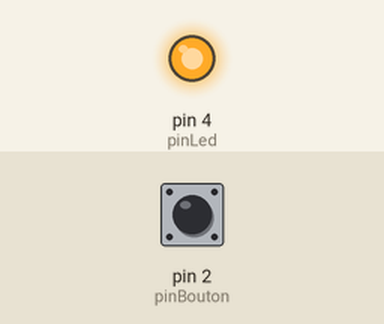
This sketch was run on a simulated Arduino Uno, built with avr-gcc and run on an emulated ATmega328P. On the bench: output pins drawn as LEDs (lit = HIGH). The inputs (shaded band) are chosen by the test bench; at power-on: pin 2 (pinBouton) HIGH.

Above: at 1.2 s.
1.3 s: pin 2 (pinBouton) pulled LOW for 0.25 s
At 2.3 s:
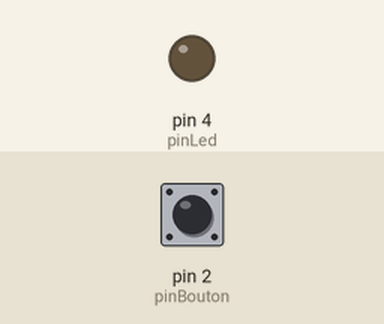
3.1 s: pin 2 (pinBouton) pulled LOW for 1 s
At 5.4 s:
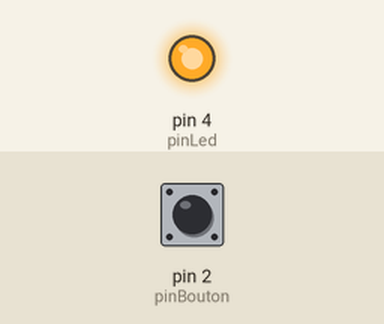
5.7 s: pin 2 (pinBouton) pulled LOW for 3.2 s
At 10.4 s:
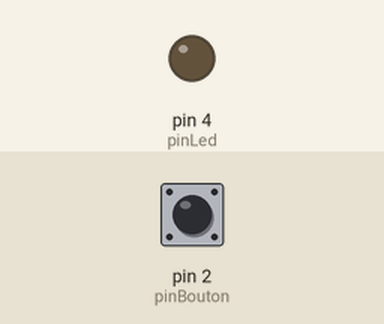
Timing chart, 0 to 11.9 s (numbered marks = the images above; inputs shaded):
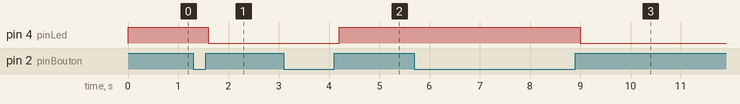

Measured:
- after the input at 1.3 s, pin 4 (pinLed): HIGH → LOW after 0.30 s
- after the input at 3.1 s, pin 4 (pinLed): LOW → HIGH after 1.1 s
- after the input at 5.7 s, pin 4 (pinLed): HIGH → LOW after 3.3 s

The sketch:

Projet12.ino
```cpp
int i;
int pinBouton = 2;
int pinLed = 4;
boolean etat1 = 0;
boolean etat2 = 0;

void setup()
{
    Serial.begin(9600);
    pinMode(pinBouton, INPUT_PULLUP);
    pinMode(pinLed, OUTPUT);
    digitalWrite(pinLed, 0);
}

void loop()
{
    boolean etatBouton = digitalRead(pinBouton);
    if (!etat1 && etatBouton)
    {
      etat1 = 1;
      if (!etat2)
          etat2 = 1;

      else
          etat2 = 0;
    }

    if (etat1 && !etatBouton)
        etat1 = 0;

    if (!etat2)
        digitalWrite(pinLed, 0);

    else
        digitalWrite(pinLed, 1);

    delay(200);
}
```
